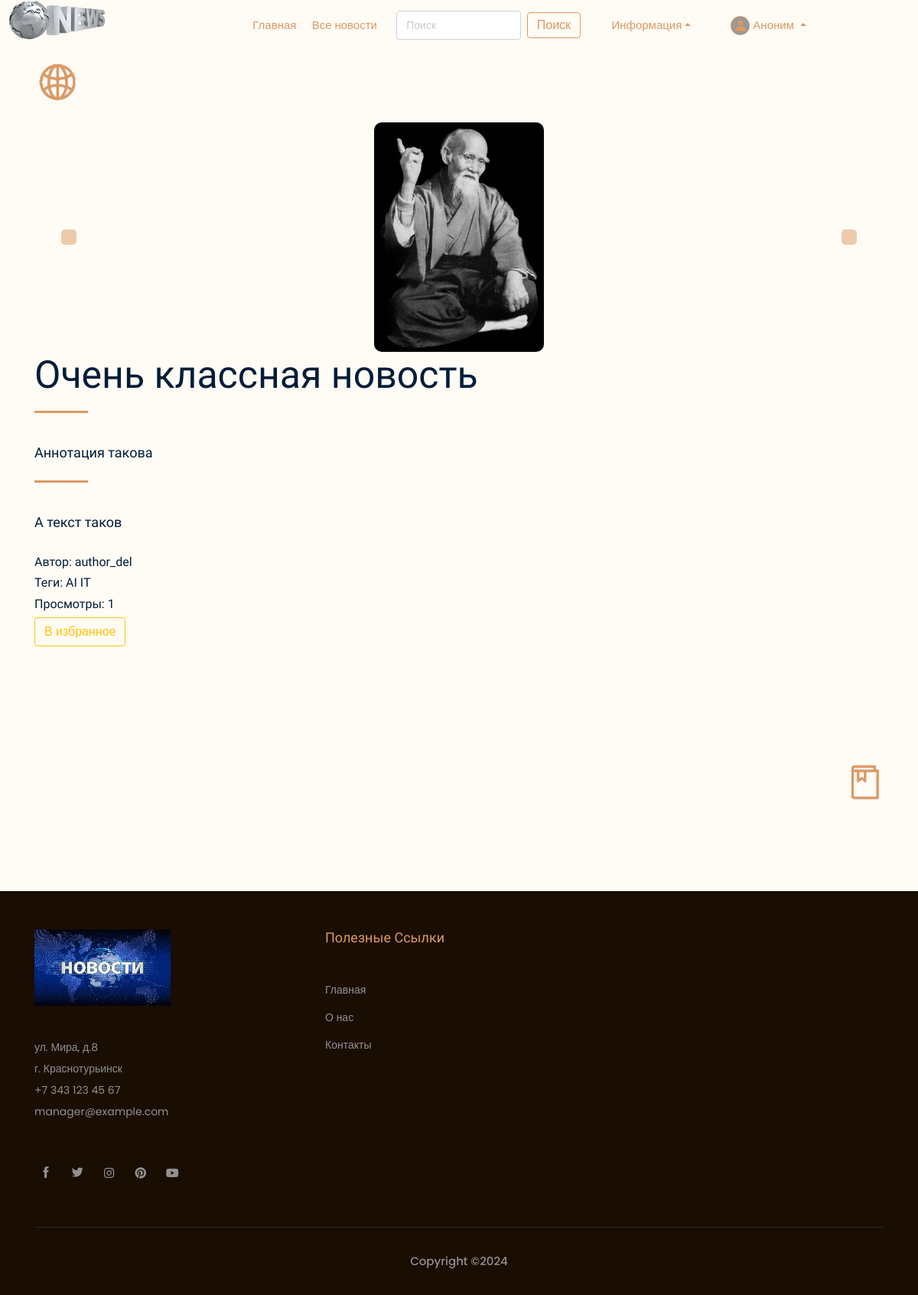
Screenshot of /news/show/29 with the database file from the repository.
### news/models.py (models this page shows, shortened)
class Image(models.Model):
    def folder_path(instance, filename):
        return f"article_images/article_{instance.article.pk}/{filename}"
    article = models.ForeignKey(Article, on_delete=models.CASCADE, verbose_name='Новость')
    title = models.CharField(max_length=50, blank=True, verbose_name='Название')
    image = models.ImageField(upload_to=folder_path)     # лучше добавить поле default !!!  # default='default_article_img.png',
    objects = models.Manager()
    class Meta:
        verbose_name = 'Изображение'
        verbose_name_plural = 'Изображения'

class Article(models.Model):
    categories = [('IT', 'IT'),
                  ('MATH', 'Mathematic'),
                  ('AI', 'AI')]
    author = models.ForeignKey(User, on_delete=models.SET_NULL, null=True, verbose_name='Автор')    # Если пользователь удалится, то данное поле будет NULL
    title = models.CharField('Название', max_length=50, validators=[MinLengthValidator(10), MaxLengthValidator(50)])
    anouncement = models.TextField('Аннотация', max_length=250, validators=[MinLengthValidator(10), MaxLengthValidator(250)])
    text = models.TextField('Текст новости', validators=[MinLengthValidator(30), MaxLengthValidator(1500)])
    date = models.DateTimeField('Дата публикации', auto_created=True)
    date_edit = models.DateTimeField('Дата редактирования', auto_now=True)
    category = models.CharField(choices=categories, max_length=20, verbose_name='Категории')
    tags = models.ManyToManyField(to=Tag, blank=True, verbose_name='Тэги')    # blank - разрешаем полю быть пустым
    slug = models.SlugField()
    objects = models.Manager()
    published = PublishedToday()
    status = models.BooleanField(default=False, verbose_name='Опубликовано')    # Автор добавляет новость и по-умолчанию она не публикуется. Модетатор должен подтвердить публикацию - True
    def get_views(self):
        return self.views.count()
    class Meta:
        ordering = ['date', 'title']    # Порядок сортировки
        verbose_name = 'Новость'
        verbose_name_plural = 'Новости'

class Tag(models.Model):
    title = models.CharField(max_length=80, verbose_name='Название')
    status = models.BooleanField(default=True, verbose_name='Статус')
    class Meta:
        ordering = ['title', 'status']
        verbose_name = 'Тэг'
        verbose_name_plural = 'Тэги'

### news/views.py (the view)
# urls.py: path('show/<int:pk>', views.ArticleDetailView.as_view(), name='news_detail'),
class ArticleDetailView(ViewCountMixin, DetailView):
    model = Article
    template_name = 'news/news_detail.html'
    context_object_name = 'article'
    def get_context_data(self, **kwargs):
        context = super().get_context_data(**kwargs)
        current_object = self.object
        us = FavoriteArticle.objects.filter(article=current_object.pk).select_related('user').values_list('user__id', flat=True)
        context['users'] = us
        bookmark = FavoriteArticle.objects.filter(article=current_object.pk)
        context['bookmark'] = bookmark.exists()
        images = Image.objects.filter(article=current_object)
        context['images'] = images
        return context

### news/utils.py (called while the page is built)
def get_client_ip(request):
    x_forwrded_for = request.META.get('HTTP_X_FORWARDED_FOR')
    if x_forwrded_for:
        ip = x_forwrded_for.split(',')[0]
    else:
        ip = request.META.get('REMOTE_ADDR')
    return ip

    def get_object(self):
        obj = super().get_object()
        ip_address = get_client_ip(self.request)
        ViewCount.objects.get_or_create(article=obj, ip_address=ip_address)
        return obj

### news/templates/news/news_detail.html (shortened to what this page needs)
{% extends 'main/base_template.html' %}
{% load static %}
{% load bootstrap5 %}
{% block content %}
<div class="about_area">
    <div class="icon_1 d-none d-md-block">
        <img src="{% static 'main' %}/img/icon/1.png" width="auto" height="50" alt="">
    </div>
    <div class="icon_2 d-none d-md-block">
    </div>
    <div class="icon_3 d-none d-md-block">
        <img src="{% static 'main' %}/img/icon/3.png" width="auto" height="50" alt="">
    </div>
    <div class="thumb">
        <div id="carouselControls" class="carousel slide" data-ride="carousel">
            <div class="carousel-inner" role="listbox">
                {% if article.image_set.all %}
                    {% for image in article.image_set.all %}
                    <div class="carousel-item {% if forloop.counter == 1 %} active {% endif %}">
                        <img class="d-block" src="{{ image.image.url }}"
                             style="margin:auto; height:300px; width:auto; border-radius:10px;">
                    </div>
                    {% endfor %}
                {% else %}
                    <div class="carousel-item active">
                        <img class="d-block" src="/media/default_article_img.png"
                             style="margin:auto; height:300px; width:auto; border-radius:10px;">
                    </div>
                {% endif %}
            </div>
                <a class="carousel-control-prev" href="#carouselControls" role="button" data-slide="prev">
                    <span class="carousel-control-prev-icon" style="border-radius:5px; background: #DB9A64" aria-hidden="true"></span>
                </a>
                <a class="carousel-control-next" href="#carouselControls" role="button" data-slide="next">
                    <span class="carousel-control-next-icon" style="border-radius:5px; background: #DB9A64" aria-hidden="true"></span>
                </a>
        </div>
    </div>
    <div class="container">
        <div class="row align-items-center">
            <div class="col-lg-12">
                <div class="about_info_wrap">
                    <h3>{{ article.title }}</h3>
                    <span class="long_dash"></span>
                    <h4>{{ article.anouncement }}</h4>
                    <span class="long_dash"></span>
                    <h4>{{ article.text }}</h4>
                    <br>
                    <h5>Автор: {{ article.author }}</h5>
                    <h5>Теги: {% for t in article.tags.all %} {{ t.title }} {% endfor %}</h5>
                    <h5>Просмотры: {{ article.get_views }}</h5>
                    {% if request.user.id %}
                        <a href="{% url 'favorites' article.pk %}" class="{% if request.user.id in users %}btn btn-warning{% else %}btn btn-outline-warning{% endif %}">
                            {% if request.user.id in users and request.user.id in users %}В избранном{% else %}В избранное{% endif %}</a>
                    {% else %}
                        <a href="{% url 'login' %}" class="btn btn-outline-warning">В избранное</a>
                    {% endif %}
                </div>
            </div>
        </div>
    </div>
</div>
{% endblock %}

### rows the page displays
Image: image (picture)
Article: title "Очень классная новость", anouncement "Аннотация такова", text "А текст таков", author "author_del", get_views "1"
Tag: title "AI"
Tag: title "IT"
